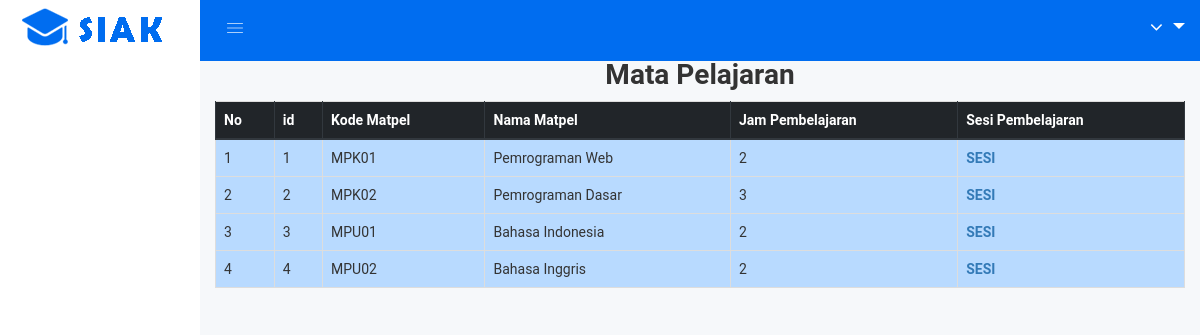
/index.php/c_matpel, run on the app's committed database.
### tables this page shows
CREATE TABLE `mata_pelajaran` (
  `id` tinyint(1) NOT NULL,
  `kd_Mapel` char(10) NOT NULL,
  `Nama_Mapel` varchar(100) NOT NULL,
  `Jam_Pembelajaran` tinyint(1) UNSIGNED NOT NULL
);

### application/controllers/C_matpel.php (called while the page is built, shortened)
<?php
class C_matpel extends CI_Controller {
public function index()
  {
      $this->load->model('M_Mata_Pelajaran');
      $data['mata_pelajaran'] = $this->M_Mata_Pelajaran->getAll()->result();
      $this->load->view('V_Mata_Pelajaran/V_matpelList', $data);
  }
}

### index.php (called while the page is built, shortened)
<?php
require_once BASEPATH.'core/CodeIgniter.php';

### application/models/M_Mata_Pelajaran.php (called while the page is built, shortened)
<?php
class M_Mata_Pelajaran extends CI_Model {
  public function getAll()
  {
    $this->db->select('*');
    $this->db->from('mata_pelajaran');
    return  $this->db->get();
  }
}
?>

### application/views/V_Mata_Pelajaran/V_matpelList.php (the view, shortened to what this page needs)
<!doctype html>
<html class="no-js" lang="en">
<head>
    <?php $this->load->view('head.php') ?>
</head>
<body>
    <?php $this->load->view('navbar_kiri'); ?>
    <div class="all-content-wrapper">
        <?php
          $this->load->view('logo.php');
          $this->load->view('header.php');
        ?>
            <div class="container-fluid">
                <div class="row">
                    <div class="col-lg-12 col-md-12 col-sm-12 col-xs-12">
                      <h1 align ="center">Mata Pelajaran</h1>
                      <table class="table table-bordered table-hover" align ="center">
                        <thead class="thead-dark">
                            <tr>
                              <th>No</th>
                              <th>id</th>
                              <th>Kode Matpel</th>
                              <th>Nama Matpel</th>
                              <th>Jam Pembelajaran</th>
                              <th>Sesi Pembelajaran</th>
                            </tr>
                        </thead>
                        <tbody>
                        <?php $no = 1; foreach ($mata_pelajaran as $column) { ?>
                          <tr class="table-primary">
                            <td><?php echo $no; ?></td>
                            <td><?php echo $column->id; ?></td>
                            <td><?php echo $column->kd_Mapel; ?></td>
                            <td><?php echo $column->Nama_Mapel; ?></td>
                            <td><?php echo $column->Jam_Pembelajaran; ?></td>
                             <th>
                                <a href="<?php echo site_url('C_matpel/sesi/'.($column->kd_Mapel)); ?>">SESI</a>
                            </th>
                          </tr>
                        <?php
                          $no++;
                          }
                        ?>
                        </tbody>
                      </table>
                </div>
            </div>
        </div>
    </div>
</body>
</html>

### application/views/head.php (shortened to what this page needs)
<link rel="stylesheet" href="<?php echo base_url(); ?>assets/bootstrap-4.1.3/css/bootstrap.min.css">
<link rel="stylesheet" href="<?php echo base_url(); ?>assets/css/bootstrap.min.css">
<link rel="stylesheet" href="<?php echo base_url(); ?>assets/css/font-awesome.min.css">
<link rel="stylesheet" href="<?php echo base_url(); ?>assets/css/owl.carousel.css">
<link rel="stylesheet" href="<?php echo base_url(); ?>assets/css/owl.theme.css">
<link rel="stylesheet" href="<?php echo base_url(); ?>assets/css/owl.transitions.css">
<link rel="stylesheet" href="<?php echo base_url(); ?>assets/css/animate.css">
<link rel="stylesheet" href="<?php echo base_url(); ?>assets/css/normalize.css">
<link rel="stylesheet" href="<?php echo base_url(); ?>assets/css/meanmenu.min.css">
<link rel="stylesheet" href="<?php echo base_url(); ?>assets/css/main.css">
<link rel="stylesheet" href="<?php echo base_url(); ?>assets/css/educate-custon-icon.css">
<link rel="stylesheet" href="<?php echo base_url(); ?>assets/css/morrisjs/morris.css">
<link rel="stylesheet" href="<?php echo base_url(); ?>assets/css/scrollbar/jquery.mCustomScrollbar.min.css">
<link rel="stylesheet" href="<?php echo base_url(); ?>assets/css/metisMenu/metisMenu.min.css">
<link rel="stylesheet" href="<?php echo base_url(); ?>assets/css/metisMenu/metisMenu-vertical.css">
<link rel="stylesheet" href="<?php echo base_url(); ?>assets/css/calendar/fullcalendar.min.css">
<link rel="stylesheet" href="<?php echo base_url(); ?>assets/css/calendar/fullcalendar.print.min.css">
<link rel="stylesheet" href="<?php echo base_url(); ?>style.css">
<link rel="stylesheet" href="<?php echo base_url(); ?>assets/css/responsive.css">

### application/views/navbar_kiri.php (shortened to what this page needs)
<div class="left-sidebar-pro">
    <nav id="sidebar" class="">
        <div class="sidebar-header">
            <a href="<?php echo site_url('Home_Siswa'); ?>"><img class="main-logo" src="<?php echo base_url(); ?>assets/img/logo/logo.png" alt="" /></a>
        </div>
        <div class="left-custom-menu-adp-wrap comment-scrollbar">
        </div>
    </nav>
</div>

### application/views/logo.php
<div class="container-fluid">
    <div class="row">
        <div class="col-lg-12 col-md-12 col-sm-12 col-xs-12">
            <div class="logo-pro">
                <a href="<?php echo site_url('Home_Siswa'); ?>"><img class="main-logo" src="<?php echo base_url(); ?>assets/img/logo/logo.png" alt="" /></a>
            </div>
        </div>
    </div>
</div>

### application/views/header.php (shortened to what this page needs)
<div class="header-advance-area fixed-top" style="position: sticky">
    <div class="header-top-area">
        <div class="container-fluid">
            <div class="row">
                <div class="col-lg-12 col-md-12 col-sm-12 col-xs-12">
                    <div class="header-top-wraper">
                        <div class="row">
                            <div class="col-lg-1 col-md-0 col-sm-1 col-xs-12">
                                <div class="menu-switcher-pro">
                                    <button type="button" id="sidebarCollapse" class="btn bar-button-pro header-drl-controller-btn btn-info navbar-btn">
                                            <i class="educate-icon educate-nav"></i>
                                        </button>
                                </div>
                            </div>
                            <div class="col-lg-6 col-md-7 col-sm-6 col-xs-12">
                            </div>
                            <div class="col-lg-5 col-md-5 col-sm-12 col-xs-12">
                                <div class="header-right-info">
                                    <ul class="nav navbar-nav mai-top-nav header-right-menu">
                                        <li class="nav-item dropdown">
                                            <a href="#" data-toggle="dropdown" role="button" aria-expanded="false" class="nav-link dropdown-toggle">
                                                    <i class="fa fa-angle-down edu-icon edu-down-arrow"></i>
                                            </a>
                                        </li>
                                    </ul>
                                </div>
                            </div>
                        </div>
                    </div>
                </div>
            </div>
        </div>
      </div>
</div>

### assets/css/main.css (style rules this page uses)
html { color: #222; font-size: 1em; line-height: 1.4; }
audio, canvas, iframe, img, svg, video { vertical-align: middle; }

### data on the page
mata_pelajaran: id "1", kd_Mapel "MPK01", Nama_Mapel "Pemrograman Web", Jam_Pembelajaran "2"
mata_pelajaran: id "2", kd_Mapel "MPK02", Nama_Mapel "Pemrograman Dasar", Jam_Pembelajaran "3"
mata_pelajaran: id "3", kd_Mapel "MPU01", Nama_Mapel "Bahasa Indonesia", Jam_Pembelajaran "2"
mata_pelajaran: id "4", kd_Mapel "MPU02", Nama_Mapel "Bahasa Inggris", Jam_Pembelajaran "2"
